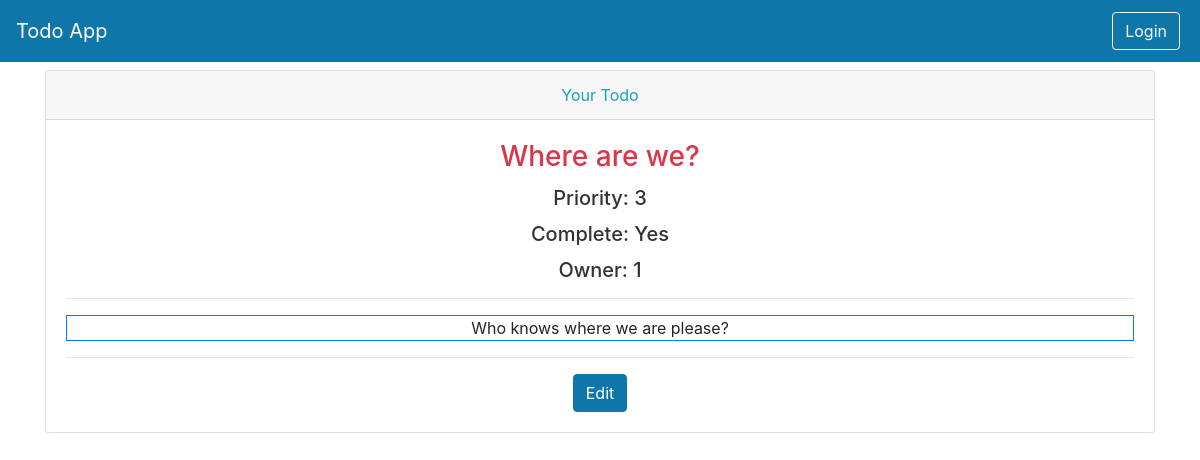
Page /todos/view-todo/8 on the committed database.
### models.py (models this page shows)
class Todos(Base):
    __tablename__ = "todos"
    id = Column(Integer, primary_key=True, index=True)
    title = Column(String)
    description = Column(String)
    priority = Column(Integer)
    complete = Column(Boolean, default=False)
    owner_id = Column(Integer, ForeignKey("users.id"))
    owner = relationship("Users", back_populates="todos")

### routers/todos.py (the view)
@router.get("/view-todo/{todo_id}", response_class=HTMLResponse)
async def view_todo(request: Request, todo_id: int, db: Session = Depends(get_db)):
    user = await get_current_user(request)
    todo = db.query(models.Todos).filter(models.Todos.id == todo_id).first()
    context = {"request": request, "todo": todo, 'user': user}
    return templates.TemplateResponse("todo_description.html", context=context)

### templates/todo_description.html
{% include 'layout.html' %}
<div class="container">
  <div class="card">
    <div class="card-header text-info text-center">Your Todo</div>
    <div class="card-body text-center">
      <h3 class="card-title text-danger">{{todo.title}}</h3>
      <h5 class="card-title">Priority: {{todo.priority}}</h5>
      <h5 class="card-title">Complete: {{'Yes' if todo.complete else 'No'}}</h5>
      <h5 class="card-title">Owner: {{todo.owner_id}}</h5>
      <hr />
      <div class="container border border-primary">
        <p class="card-text">{{todo.description}}</p>
      </div>
      <hr />
      <a
        href="/todos/edit-todo/{{todo.id}}"
        class="btn btn-primary"
        >Edit</a
      >
    </div>
  </div>
</div>

### static/todo/css/base.css (style rules this page uses)
body { background: #fafafa; color: #33333a; padding-top: 70px; }
h1, h2, h3, h4, h5, h6 { color: #323232; }

### rows in the picture
Todos: title "Where are we?", priority "3", complete "Yes", owner_id "1", description "Who knows where we are please?"
